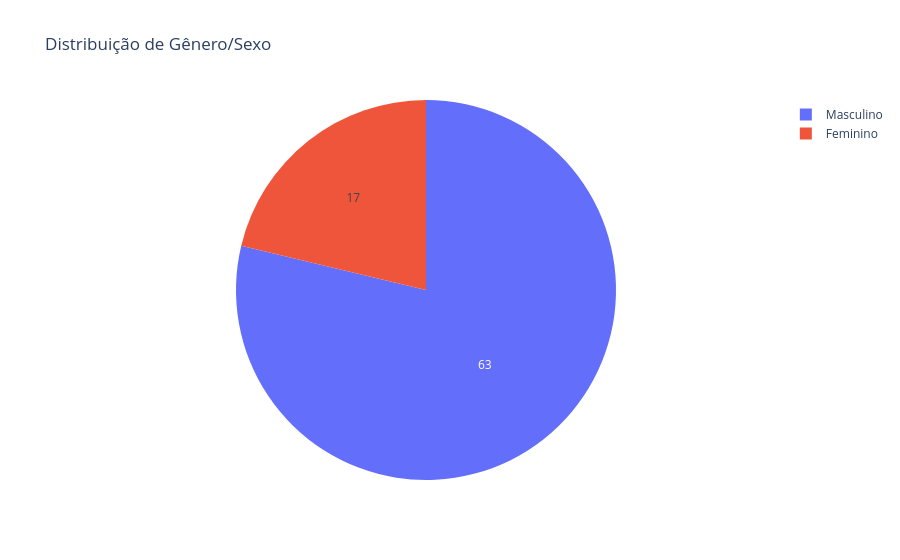

Notebook code cell kept with this figure:
### Code cell
# Gráfico de pizza em plotly
fig = px.pie(
    distribuicao_sexo_count, 
    names=distribuicao_sexo_count.index, 
    values=distribuicao_sexo_count.values, 
    title='Distribuição de Gênero/Sexo'
)
# adicionar o valor dentro das fatias, limpar o fundo e tirar a grade
fig.update_traces(texttemplate='%{value}', textposition='inside')
fig.update_layout(
    plot_bgcolor='white'
)
fig.show()

### Figure 1 — Plotly figure (JSON) as saved in the notebook; plotly's stock layout.template omitted (floating-point values rounded to 4 significant figures)
{"data": [{"domain": {"x": [0, 1], "y": [0, 1]}, "hovertemplate": "label=%{label}<br>value=%{value}<extra></extra>", "labels": ["Masculino", "Feminino"], "legendgroup": "", "name": "", "showlegend": true, "textposition": "inside", "texttemplate": "%{value}", "type": "pie", "values": [63, 17]}], "layout": {"legend": {"tracegroupgap": 0}, "plot_bgcolor": "white", "title": {"text": "Distribuição de Gênero/Sexo"}}}
